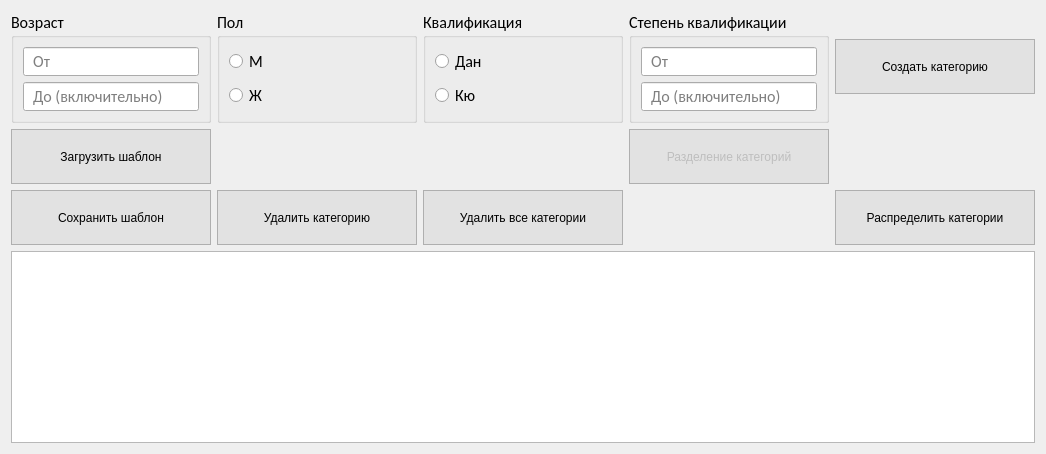
     <widget class="QWidget" name="tab_3">
      <attribute name="title">
       <string>Категории</string>
      </attribute>
      <layout class="QGridLayout" name="gridLayout_4">
       <item row="0" column="0">
        <layout class="QVBoxLayout" name="verticalLayout_3">
         <item>
          <layout class="QGridLayout" name="gridLayout_5">
           <item row="0" column="0">
            <widget class="QGroupBox" name="age">
             <property name="sizePolicy">
              <sizepolicy hsizetype="Minimum" vsizetype="Preferred">
               <horstretch>0</horstretch>
               <verstretch>0</verstretch>
              </sizepolicy>
             </property>
             <property name="minimumSize">
              <size>
               <width>200</width>
               <height>0</height>
              </size>
             </property>
             <property name="font">
              <font>
               <family>Calibri</family>
               <pointsize>12</pointsize>
              </font>
             </property>
             <property name="title">
              <string>Возраст</string>
             </property>
             <layout class="QVBoxLayout" name="verticalLayout_5">
              <item>
               <widget class="QLineEdit" name="age_from">
                <property name="font">
                 <font>
                  <family>Calibri</family>
                  <pointsize>12</pointsize>
                 </font>
                </property>
                <property name="placeholderText">
                 <string>  От</string>
                </property>
               </widget>
              </item>
              <item>
               <widget class="QLineEdit" name="age_to">
                <property name="font">
                 <font>
                  <family>Calibri</family>
                  <pointsize>12</pointsize>
                 </font>
                </property>
                <property name="placeholderText">
                 <string>  До (включительно)</string>
                </property>
               </widget>
              </item>
             </layout>
            </widget>
           </item>
           <item row="1" column="0">
            <widget class="QPushButton" name="load_template">
             <property name="sizePolicy">
              <sizepolicy hsizetype="Fixed" vsizetype="Fixed">
               <horstretch>0</horstretch>
               <verstretch>0</verstretch>
              </sizepolicy>
             </property>
             <property name="minimumSize">
              <size>
               <width>200</width>
               <height>55</height>
              </size>
             </property>
             <property name="font">
              <font/>
             </property>
             <property name="styleSheet">
              <string notr="true">QPushButton{
background-color: #e2e2e2;
border:1px solid #afafaf;
}
QPushButton:hover{
background-color: #E0F2FF;
border-color: #80C8FF;
}
QPushButton:pressed{
background-color: #C2E4FF;
border-color: #80C8FF;
}</string>
             </property>
             <property name="text">
              <string>Загрузить шаблон</string>
             </property>
            </widget>
           </item>
           <item row="2" column="2">
            <widget class="QPushButton" name="delete_all_category">
             <property name="sizePolicy">
              <sizepolicy hsizetype="Minimum" vsizetype="Fixed">
               <horstretch>0</horstretch>
               <verstretch>0</verstretch>
              </sizepolicy>
             </property>
             <property name="minimumSize">
              <size>
               <width>200</width>
               <height>55</height>
              </size>
             </property>
             <property name="font">
              <font/>
             </property>
             <property name="styleSheet">
              <string notr="true">QPushButton{
background-color: #e2e2e2;
border:1px solid #afafaf;
}
QPushButton:hover{
background-color: #E0F2FF;
border-color: #80C8FF;
}
QPushButton:pressed{
background-color: #C2E4FF;
border-color: #80C8FF;
}</string>
             </property>
             <property name="text">
              <string>Удалить все категории</string>
             </property>
            </widget>
           </item>
           <item row="0" column="3">
            <widget class="QGroupBox" name="kval_value">
             <property name="sizePolicy">
              <sizepolicy hsizetype="Minimum" vsizetype="Preferred">
               <horstretch>0</horstretch>
               <verstretch>0</verstretch>
              </sizepolicy>
             </property>
             <property name="minimumSize">
              <size>
               <width>200</width>
               <height>0</height>
              </size>
             </property>
             <property name="font">
              <font>
               <family>Calibri</family>
               <pointsize>12</pointsize>
              </font>
             </property>
             <property name="toolTip">
              <string>&lt;html&gt;&lt;head/&gt;&lt;body&gt;&lt;p&gt;Категории должны быть выставлены по стандарту квалифакций:&lt;/p&gt;&lt;p&gt;1) КЮ - {0,11,10,9,8,7,6,5,4,3,2,1}&lt;/p&gt;&lt;p&gt;2)ДАН - {1,2,3,4,5,6,7,8,9,10}&lt;/p&gt;&lt;/body&gt;&lt;/html&gt;</string>
             </property>
             <property name="toolTipDuration">
              <number>0</number>
             </property>
             <property name="title">
              <string>Степень квалификации</string>
             </property>
             <layout class="QVBoxLayout" name="verticalLayout_4">
              <item>
               <widget class="QLineEdit" name="kval_from">
                <property name="font">
                 <font>
                  <family>Calibri</family>
                  <pointsize>12</pointsize>
                 </font>
                </property>
                <property name="placeholderText">
                 <string>  От</string>
                </property>
               </widget>
              </item>
              <item>
               <widget class="QLineEdit" name="kval_to">
                <property name="font">
                 <font>
                  <family>Calibri</family>
                  <pointsize>12</pointsize>
                 </font>
                </property>
                <property name="placeholderText">
                 <string>  До (включительно)</string>
                </property>
               </widget>
              </item>
             </layout>
            </widget>
           </item>
           <item row="2" column="0">
            <widget class="QPushButton" name="save_template">
             <property name="sizePolicy">
              <sizepolicy hsizetype="Fixed" vsizetype="Fixed">
               <horstretch>0</horstretch>
               <verstretch>0</verstretch>
              </sizepolicy>
             </property>
             <property name="minimumSize">
              <size>
               <width>200</width>
               <height>55</height>
              </size>
             </property>
             <property name="font">
              <font/>
             </property>
             <property name="styleSheet">
              <string notr="true">QPushButton{
background-color: #e2e2e2;
border:1px solid #afafaf;
}
QPushButton:hover{
background-color: #E0F2FF;
border-color: #80C8FF;
}
QPushButton:pressed{
background-color: #C2E4FF;
border-color: #80C8FF;
}</string>
             </property>
             <property name="text">
              <string>Сохранить шаблон</string>
             </property>
            </widget>
           </item>
           <item row="0" column="2">
            <widget class="QGroupBox" name="kval_type">
             <property name="minimumSize">
              <size>
               <width>200</width>
               <height>0</height>
              </size>
             </property>
             <property name="font">
              <font>
               <family>Calibri</family>
               <pointsize>12</pointsize>
              </font>
             </property>
             <property name="title">
              <string>Квалификация</string>
             </property>
             <layout class="QVBoxLayout" name="verticalLayout_7">
              <item>
               <widget class="QRadioButton" name="kval_dan">
                <property name="font">
                 <font>
                  <family>Calibri</family>
                  <pointsize>12</pointsize>
                 </font>
                </property>
                <property name="toolTip">
                 <string>&lt;html&gt;&lt;head/&gt;&lt;body&gt;&lt;p&gt;Степень квалификации выставлять по стандарту квалификации.&lt;/p&gt;&lt;p&gt; Для ДАН квалификация выглядит так:&lt;/p&gt;&lt;p&gt; {1,2,3,4,5,6,7,8,9,10}&lt;/p&gt;&lt;/body&gt;&lt;/html&gt;</string>
                </property>
                <property name="toolTipDuration">
                 <number>0</number>
                </property>
                <property name="text">
                 <string>Дан</string>
                </property>
               </widget>
              </item>
              <item>
               <widget class="QRadioButton" name="kval_ku">
                <property name="font">
                 <font>
                  <family>Calibri</family>
                  <pointsize>12</pointsize>
                 </font>
                </property>
                <property name="toolTip">
                 <string>&lt;html&gt;&lt;head/&gt;&lt;body&gt;&lt;p&gt;Степень квалификации выставлять по стандарту квалификации.&lt;/p&gt;&lt;p&gt;Для КЮ квалификация выглядит так:&lt;/p&gt;&lt;p&gt;{0,11,10,9,8,7,5,4,3,2,1}&lt;/p&gt;&lt;/body&gt;&lt;/html&gt;</string>
                </property>
                <property name="toolTipDuration">
                 <number>0</number>
                </property>
                <property name="text">
                 <string>Кю</string>
                </property>
               </widget>
              </item>
             </layout>
            </widget>
           </item>
           <item row="0" column="1">
            <widget class="QGroupBox" name="gender">
             <property name="sizePolicy">
              <sizepolicy hsizetype="Minimum" vsizetype="Preferred">
               <horstretch>0</horstretch>
               <verstretch>0</verstretch>
              </sizepolicy>
             </property>
             <property name="minimumSize">
              <size>
               <width>200</width>
               <height>0</height>
              </size>
             </property>
             <property name="font">
              <font>
               <family>Calibri</family>
               <pointsize>12</pointsize>
              </font>
             </property>
             <property name="title">
              <string>Пол</string>
             </property>
             <layout class="QVBoxLayout" name="verticalLayout_6">
              <item>
               <widget class="QRadioButton" name="gender_M">
                <property name="font">
                 <font>
                  <family>Calibri</family>
                  <pointsize>12</pointsize>
                 </font>
                </property>
                <property name="text">
                 <string>М</string>
                </property>
               </widget>
              </item>
              <item>
               <widget class="QRadioButton" name="gender_J">
                <property name="font">
                 <font>
                  <family>Calibri</family>
                  <pointsize>12</pointsize>
                 </font>
                </property>
                <property name="text">
                 <string>Ж</string>
                </property>
               </widget>
              </item>
             </layout>
            </widget>
           </item>
           <item row="0" column="4">
            <widget class="QPushButton" name="add_category">
             <property name="minimumSize">
              <size>
               <width>200</width>
               <height>55</height>
              </size>
             </property>
             <property name="font">
              <font/>
             </property>
             <property name="styleSheet">
              <string notr="true">QPushButton{
background-color: #e2e2e2;
border:1px solid #afafaf;
}
QPushButton:hover{
background-color: #E0F2FF;
border-color: #80C8FF;
}
QPushButton:pressed{
background-color: #C2E4FF;
border-color: #80C8FF;
}</string>
             </property>
             <property name="text">
              <string>Создать категорию</string>
             </property>
            </widget>
           </item>
           <item row="2" column="1">
            <widget class="QPushButton" name="delete_category">
             <property name="sizePolicy">
              <sizepolicy hsizetype="Minimum" vsizetype="Fixed">
               <horstretch>0</horstretch>
               <verstretch>0</verstretch>
              </sizepolicy>
             </property>
             <property name="minimumSize">
              <size>
               <width>200</width>
               <height>55</height>
              </size>
             </property>
             <property name="font">
              <font/>
             </property>
             <property name="styleSheet">
              <string notr="true">QPushButton{
background-color: #e2e2e2;
border:1px solid #afafaf;
}
QPushButton:hover{
background-color: #E0F2FF;
border-color: #80C8FF;
}
QPushButton:pressed{
background-color: #C2E4FF;
border-color: #80C8FF;
}</string>
             </property>
             <property name="text">
              <string>Удалить категорию</string>
             </property>
            </widget>
           </item>
           <item row="1" column="3">
            <widget class="QPushButton" name="push_category_to_tatami">
             <property name="enabled">
              <bool>false</bool>
             </property>
             <property name="minimumSize">
              <size>
               <width>200</width>
               <height>55</height>
              </size>
             </property>
             <property name="toolTip">
              <string>&lt;html&gt;&lt;head/&gt;&lt;body&gt;&lt;p&gt;Для активации функции необходимо:&lt;/p&gt;&lt;p&gt;1) Все участники распределены по категориям&lt;/p&gt;&lt;p&gt;2) Создана таблица оценивания участника&lt;/p&gt;&lt;/body&gt;&lt;/html&gt;</string>
             </property>
             <property name="toolTipDuration">
              <number>0</number>
             </property>
             <property name="styleSheet">
              <string notr="true">QPushButton{
background-color: #e2e2e2;
border:1px solid #afafaf;
}
QPushButton:hover{
background-color: #E0F2FF;
border-color: #80C8FF;
}
QPushButton:pressed{
background-color: #C2E4FF;
border-color: #80C8FF;
}</string>
             </property>
             <property name="text">
              <string>Разделение категорий</string>
             </property>
            </widget>
           </item>
           <item row="2" column="4">
            <widget class="QPushButton" name="push_category_to_members">
             <property name="sizePolicy">
              <sizepolicy hsizetype="Minimum" vsizetype="Fixed">
               <horstretch>0</horstretch>
               <verstretch>0</verstretch>
              </sizepolicy>
             </property>
             <property name="minimumSize">
              <size>
               <width>200</width>
               <height>55</height>
              </size>
             </property>
             <property name="font">
              <font/>
             </property>
             <property name="styleSheet">
              <string notr="true">QPushButton{
background-color: #e2e2e2;
border:1px solid #afafaf;
}
QPushButton:hover{
background-color: #E0F2FF;
border-color: #80C8FF;
}
QPushButton:pressed{
background-color: #C2E4FF;
border-color: #80C8FF;
}</string>
             </property>
             <property name="text">
              <string>Распределить категории</string>
             </property>
            </widget>
           </item>
          </layout>
         </item>
         <item>
          <widget class="QTableView" name="view_all_categorys">
           <property name="font">
            <font>
             <family>Calibri</family>
             <pointsize>12</pointsize>
            </font>
           </property>
           <property name="dragDropMode">
            <enum>QAbstractItemView::NoDragDrop</enum>
           </property>
           <property name="textElideMode">
            <enum>Qt::ElideLeft</enum>
           </property>
          </widget>
         </item>
        </layout>
       </item>
      </layout>
     </widget>
